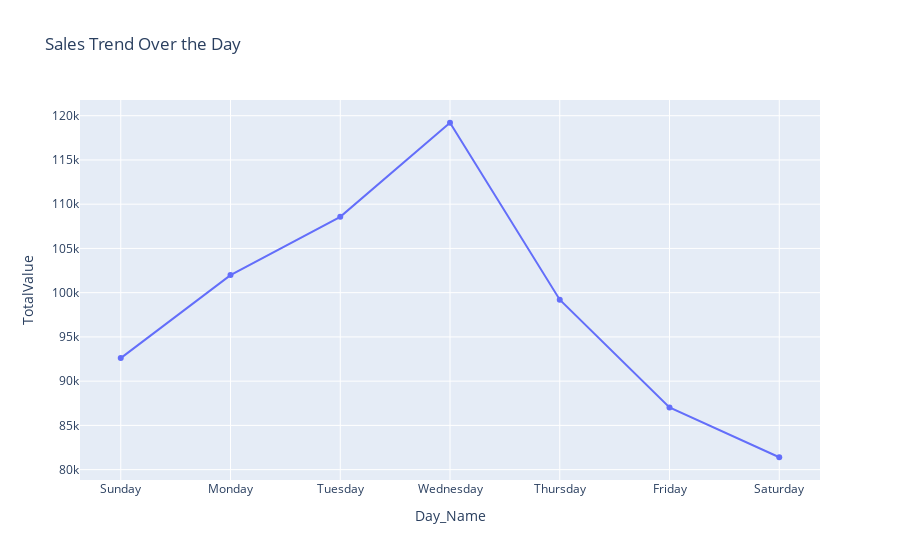

Notebook source saved alongside this figure:
### Code cell
fig_revenue_day = px.line(dfDay_Revenue, x = "Day_Name", y = "TotalValue", title = "Sales Trend Over the Day")
fig_revenue_day.update_traces(mode = 'lines+markers')
fig_revenue_day.show()

### Figure 1 — Plotly figure (JSON) as saved in the notebook; plotly's stock layout.template omitted (floating-point values rounded to 4 significant figures)
{"data": [{"hovertemplate": "Day_Name=%{x}<br>TotalValue=%{y}<extra></extra>", "legendgroup": "", "line": {"color": "#636efa", "dash": "solid"}, "marker": {"symbol": "circle"}, "mode": "lines+markers", "name": "", "orientation": "v", "showlegend": false, "type": "scatter", "x": ["Sunday", "Monday", "Tuesday", "Wednesday", "Thursday", "Friday", "Saturday"], "xaxis": "x", "y": [92610.0, 102000.0, 108600.0, 119200.0, 99200.0, 87030.0, 81400.0], "yaxis": "y"}], "layout": {"legend": {"tracegroupgap": 0}, "title": {"text": "Sales Trend Over the Day"}, "xaxis": {"anchor": "y", "domain": [0, 1], "title": {"text": "Day_Name"}}, "yaxis": {"anchor": "x", "domain": [0, 1], "title": {"text": "TotalValue"}}}}
